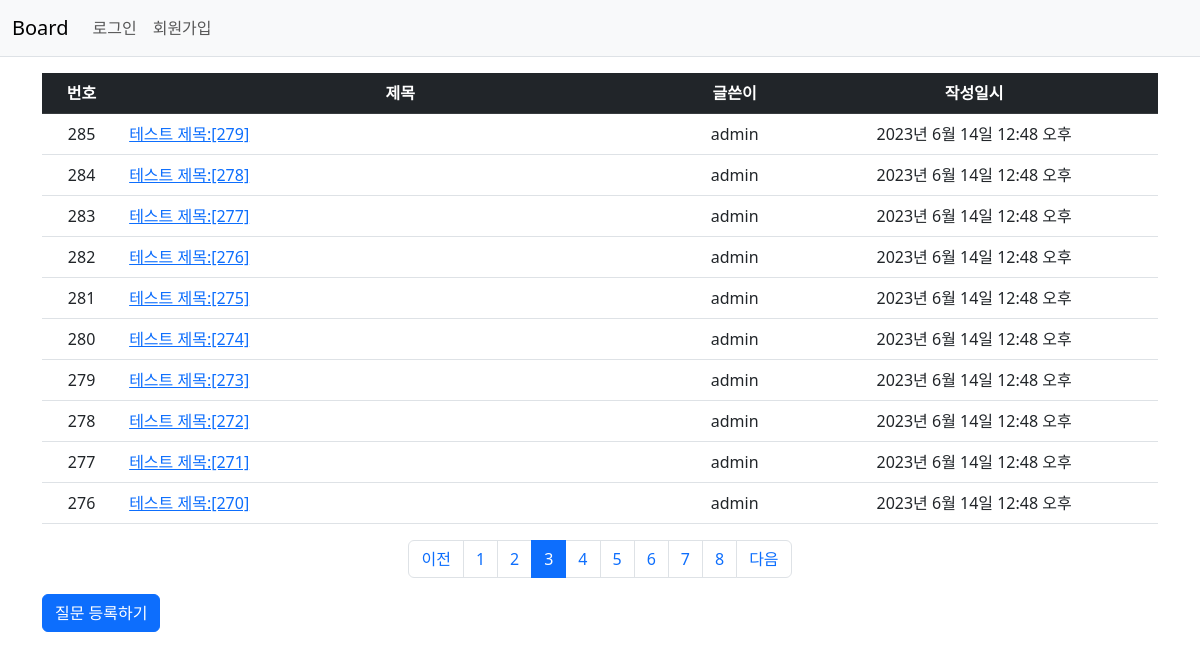
The page /board/?page=3 on the database its author committed.
### board/models.py (models this page shows, shortened)
class Question(models.Model):
    author = models.ForeignKey(User, on_delete=models.CASCADE)
    subject = models.CharField(max_length=200)
    content = models.TextField()
    created_at = models.DateTimeField()
    modified_at = models.DateTimeField(null=True, blank=True)

### board/views.py (the view)
# urls.py: path('', views.index, name='index'),  # board/
def index(request):
    page = request.GET.get('page', '1')  # 페이지
    question_list = Question.objects.order_by('-created_at')
    paginator = Paginator(question_list, 10)  # 페이지당 10개씩 보여주기
    page_obj = paginator.get_page(page)
    context = {'question_list':page_obj}
    return render(request, 'board/question_list.html', context)

### board/templatetags/board_filter.py (called while the page is built)
@register.filter
def sub(value, arg):
    return value - arg

### templates/board/question_list.html (shortened to what this page needs)
{% extends 'base.html' %}
{% load board_filter %}
{% block content %}
    <div class="container my-3">
        <table class="table">
            <thead>
                <tr class="text-center table-dark">
                    <th>번호</th>
                    <th style="width:50%;">제목</th>
                    <th>글쓴이</th>
                    <th>작성일시</th>
                </tr>
            </thead>
            <tbody>
                {% if question_list %}
                {% for question in question_list %}
                <tr class="text-center">
                    <td>
                        {{ question_list.paginator.count|sub:question_list.start_index|sub:forloop.counter0|add:1 }}
                    </td>
                    <td class="text-start">
                        <a href="{% url 'board:detail' question.id %}">{{ question.subject }}</a>
                    </td>
                    <td>{{ question.author.username }}</td>
                    <td>{{ question.created_at }}</td>
                </tr>
                {% endfor %}
                {% else %}
                <tr>
                    <td colspan="4">질문이 없습니다.</td>
                </tr>
                {% endif %}
            </tbody>
        </table>
        <ul class="pagination justify-content-center">
            {% if question_list.has_previous %}
            <li class="page-item">
                <a href="?page={{ question_list.previous_page_number }}" class="page-link">이전</a>
            </li>
            {% else %}
            <li class="page-item disabled">
                <a href="#" class="page-link" tabindex="-1" aria-disabled="true">이전</a>
            </li>
            {% endif %}
            {% for page_number in question_list.paginator.page_range %}
            {% if page_number >= question_list.number|add:-5 and page_number <= question_list.number|add:5 %}
            {% if page_number == question_list.number %}
            <li class="page-item active" aria-current="page">
                <a class="page-link" href="?page={{ page_number }}">{{ page_number }}</a>
            </li>
            {% else %}
            <li class="page-item">
                <a href="?page={{ page_number }}" class="page-link">{{ page_number }}</a>
            </li>
            {% endif %}
            {% endif %}
            {% endfor %}
            {% if question_list.has_next %}
            <li class="page-item">
                <a href="?page={{ question_list.next_page_number }}" class="page-link">다음</a>
            </li>
            {% else %}
            <li class="page-item disabled">
                <a href="#" class="page-link" tabindex="-1" aria-disabled="true">다음</a>
            </li>
            {% endif %}
        </ul>
        <a href="{% url 'board:question_create' %}" class="btn btn-primary">질문 등록하기</a>
    </div>
{% endblock %}

### rows shown on the page
Question: paginator.count|sub "285", subject "테스트 제목:[279]", author.username "admin", created_at "2023년 6월 14일 12:48 오후"
Question: paginator.count|sub "284", subject "테스트 제목:[278]", author.username "admin", created_at "2023년 6월 14일 12:48 오후"
Question: paginator.count|sub "283", subject "테스트 제목:[277]", author.username "admin", created_at "2023년 6월 14일 12:48 오후"
Question: paginator.count|sub "282", subject "테스트 제목:[276]", author.username "admin", created_at "2023년 6월 14일 12:48 오후"
Question: paginator.count|sub "281", subject "테스트 제목:[275]", author.username "admin", created_at "2023년 6월 14일 12:48 오후"
Question: paginator.count|sub "280", subject "테스트 제목:[274]", author.username "admin", created_at "2023년 6월 14일 12:48 오후"
Question: paginator.count|sub "279", subject "테스트 제목:[273]", author.username "admin", created_at "2023년 6월 14일 12:48 오후"
Question: paginator.count|sub "278", subject "테스트 제목:[272]", author.username "admin", created_at "2023년 6월 14일 12:48 오후"
Question: paginator.count|sub "277", subject "테스트 제목:[271]", author.username "admin", created_at "2023년 6월 14일 12:48 오후"
Question: paginator.count|sub "276", subject "테스트 제목:[270]", author.username "admin", created_at "2023년 6월 14일 12:48 오후"

### other values the page prints
{{ page_number }} "1" "2" "4" "5" "6" "7" "8"
{{ page_number }} "3"
